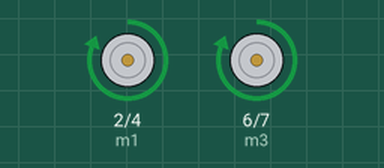
Recording of a sketch running on a simulated Arduino Uno, built with avr-gcc and run on an emulated ATmega328P. Parts: motor-driver pin pairs drawn as motors (green arrow = first pin HIGH = forward, orange = second pin HIGH = backward, longer = more drive).

Above: at 1.0 s.
At 3.0 s:
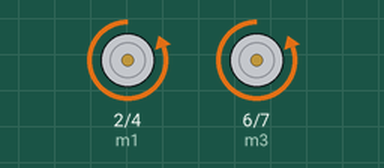
At 5.0 s:
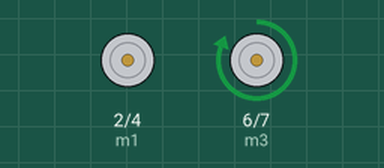
At 7.0 s:
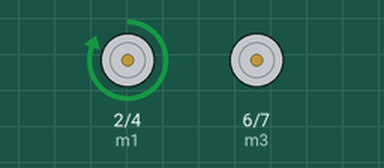
Timing chart, 0 to 10.4 s (numbered marks = the images above):
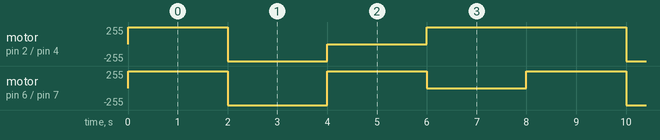

Measured:
- by itself, motor on pin 2 (m1) / pin 4 (m2): repeats every 8.0 s: backward 255/255 2.0 s, stopped 2.0 s, forward 255/255 4.0 s
- by itself, motor on pin 6 (m3) / pin 7 (m4): repeats every 8.0 s: backward 255/255 2.0 s, forward 255/255 2.0 s, stopped 2.0 s, forward 255/255 2.0 s

The sketch:

sketch_jan18c.ino
```cpp
int m1=2,m2=4,m3=6,m4=7;
int dly=2000;
void setup()
{
  pinMode(m1,OUTPUT);
  pinMode(m2,OUTPUT);
  pinMode(m3,OUTPUT);
  pinMode(m4,OUTPUT);
}
void loop()
{
  digitalWrite(m1,HIGH);
  digitalWrite(m2,LOW);
  digitalWrite(m3,HIGH);
  digitalWrite(m4,LOW);
  delay(dly);
  digitalWrite(m1,LOW);
  digitalWrite(m2,HIGH);
  digitalWrite(m3,LOW);
  digitalWrite(m4,HIGH);
  delay(dly);
digitalWrite(m1,LOW);
  digitalWrite(m2,LOW);
  digitalWrite(m3,HIGH);
  digitalWrite(m4,LOW);
  delay(dly);
digitalWrite(m1,HIGH);
  digitalWrite(m2,LOW);
  digitalWrite(m3,LOW);
  digitalWrite(m4,LOW);
  delay(dly);

}
```
